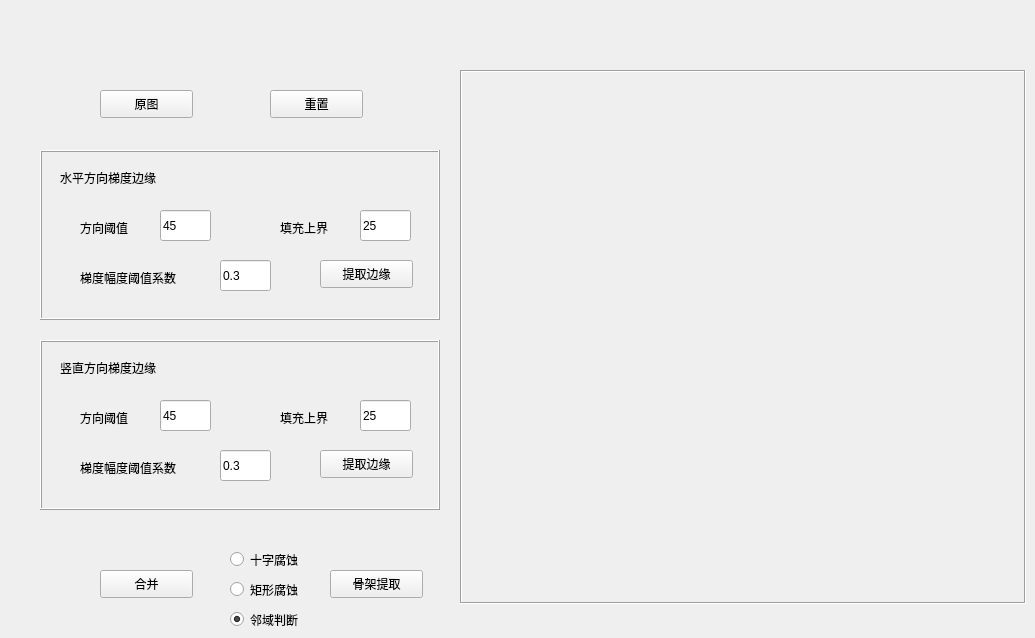
    <widget class="QWidget" name="tab_4">
     <attribute name="title">
      <string>Unit4</string>
     </attribute>
     <widget class="QLabel" name="label_43">
      <property name="geometry">
       <rect>
        <x>460</x>
        <y>70</y>
        <width>566</width>
        <height>534</height>
       </rect>
      </property>
      <property name="frameShape">
       <enum>QFrame::Box</enum>
      </property>
      <property name="frameShadow">
       <enum>QFrame::Sunken</enum>
      </property>
      <property name="text">
       <string/>
      </property>
     </widget>
     <widget class="QPushButton" name="pushButton_25">
      <property name="geometry">
       <rect>
        <x>100</x>
        <y>90</y>
        <width>93</width>
        <height>28</height>
       </rect>
      </property>
      <property name="text">
       <string>原图</string>
      </property>
     </widget>
     <widget class="QPushButton" name="pushButton_28">
      <property name="geometry">
       <rect>
        <x>100</x>
        <y>570</y>
        <width>93</width>
        <height>28</height>
       </rect>
      </property>
      <property name="text">
       <string>合并</string>
      </property>
     </widget>
     <widget class="QPushButton" name="pushButton_29">
      <property name="geometry">
       <rect>
        <x>330</x>
        <y>570</y>
        <width>93</width>
        <height>28</height>
       </rect>
      </property>
      <property name="text">
       <string>骨架提取</string>
      </property>
     </widget>
     <widget class="QFrame" name="frame">
      <property name="geometry">
       <rect>
        <x>40</x>
        <y>150</y>
        <width>400</width>
        <height>170</height>
       </rect>
      </property>
      <property name="frameShape">
       <enum>QFrame::Box</enum>
      </property>
      <property name="frameShadow">
       <enum>QFrame::Raised</enum>
      </property>
      <widget class="QLineEdit" name="lineEdit_32">
       <property name="geometry">
        <rect>
         <x>120</x>
         <y>60</y>
         <width>51</width>
         <height>31</height>
        </rect>
       </property>
       <property name="text">
        <string>45</string>
       </property>
      </widget>
      <widget class="QPushButton" name="pushButton_26">
       <property name="geometry">
        <rect>
         <x>280</x>
         <y>110</y>
         <width>93</width>
         <height>28</height>
        </rect>
       </property>
       <property name="text">
        <string>提取边缘</string>
       </property>
      </widget>
      <widget class="QLabel" name="label_45">
       <property name="geometry">
        <rect>
         <x>40</x>
         <y>120</y>
         <width>131</width>
         <height>16</height>
        </rect>
       </property>
       <property name="text">
        <string>梯度幅度阈值系数</string>
       </property>
      </widget>
      <widget class="QLineEdit" name="lineEdit_30">
       <property name="geometry">
        <rect>
         <x>180</x>
         <y>110</y>
         <width>51</width>
         <height>31</height>
        </rect>
       </property>
       <property name="text">
        <string>0.3</string>
       </property>
      </widget>
      <widget class="QLabel" name="label_44">
       <property name="geometry">
        <rect>
         <x>20</x>
         <y>20</y>
         <width>131</width>
         <height>16</height>
        </rect>
       </property>
       <property name="text">
        <string>水平方向梯度边缘</string>
       </property>
      </widget>
      <widget class="QLabel" name="label_47">
       <property name="geometry">
        <rect>
         <x>40</x>
         <y>70</y>
         <width>71</width>
         <height>16</height>
        </rect>
       </property>
       <property name="text">
        <string>方向阈值</string>
       </property>
      </widget>
      <widget class="QLineEdit" name="lineEdit_36">
       <property name="geometry">
        <rect>
         <x>320</x>
         <y>60</y>
         <width>51</width>
         <height>31</height>
        </rect>
       </property>
       <property name="text">
        <string>25</string>
       </property>
      </widget>
      <widget class="QLabel" name="label_52">
       <property name="geometry">
        <rect>
         <x>240</x>
         <y>70</y>
         <width>61</width>
         <height>16</height>
        </rect>
       </property>
       <property name="text">
        <string>填充上界</string>
       </property>
      </widget>
     </widget>
     <widget class="QFrame" name="frame_2">
      <property name="geometry">
       <rect>
        <x>40</x>
        <y>340</y>
        <width>400</width>
        <height>170</height>
       </rect>
      </property>
      <property name="frameShape">
       <enum>QFrame::Box</enum>
      </property>
      <property name="frameShadow">
       <enum>QFrame::Raised</enum>
      </property>
      <widget class="QLineEdit" name="lineEdit_35">
       <property name="geometry">
        <rect>
         <x>180</x>
         <y>110</y>
         <width>51</width>
         <height>31</height>
        </rect>
       </property>
       <property name="text">
        <string>0.3</string>
       </property>
      </widget>
      <widget class="QLabel" name="label_50">
       <property name="geometry">
        <rect>
         <x>20</x>
         <y>20</y>
         <width>131</width>
         <height>16</height>
        </rect>
       </property>
       <property name="text">
        <string>竖直方向梯度边缘</string>
       </property>
      </widget>
      <widget class="QLabel" name="label_51">
       <property name="geometry">
        <rect>
         <x>40</x>
         <y>70</y>
         <width>71</width>
         <height>16</height>
        </rect>
       </property>
       <property name="text">
        <string>方向阈值</string>
       </property>
      </widget>
      <widget class="QPushButton" name="pushButton_27">
       <property name="geometry">
        <rect>
         <x>280</x>
         <y>110</y>
         <width>93</width>
         <height>28</height>
        </rect>
       </property>
       <property name="text">
        <string>提取边缘</string>
       </property>
      </widget>
      <widget class="QLineEdit" name="lineEdit_33">
       <property name="geometry">
        <rect>
         <x>120</x>
         <y>60</y>
         <width>51</width>
         <height>31</height>
        </rect>
       </property>
       <property name="text">
        <string>45</string>
       </property>
      </widget>
      <widget class="QLabel" name="label_49">
       <property name="geometry">
        <rect>
         <x>40</x>
         <y>120</y>
         <width>131</width>
         <height>16</height>
        </rect>
       </property>
       <property name="text">
        <string>梯度幅度阈值系数</string>
       </property>
      </widget>
      <widget class="QLineEdit" name="lineEdit_37">
       <property name="geometry">
        <rect>
         <x>320</x>
         <y>60</y>
         <width>51</width>
         <height>31</height>
        </rect>
       </property>
       <property name="text">
        <string>25</string>
       </property>
      </widget>
      <widget class="QLabel" name="label_53">
       <property name="geometry">
        <rect>
         <x>240</x>
         <y>70</y>
         <width>61</width>
         <height>16</height>
        </rect>
       </property>
       <property name="text">
        <string>填充上界</string>
       </property>
      </widget>
     </widget>
     <widget class="QPushButton" name="pushButton_30">
      <property name="geometry">
       <rect>
        <x>270</x>
        <y>90</y>
        <width>93</width>
        <height>28</height>
       </rect>
      </property>
      <property name="text">
       <string>重置</string>
      </property>
     </widget>
     <widget class="QRadioButton" name="radioButton_5">
      <property name="geometry">
       <rect>
        <x>230</x>
        <y>550</y>
        <width>115</width>
        <height>19</height>
       </rect>
      </property>
      <property name="text">
       <string>十字腐蚀</string>
      </property>
     </widget>
     <widget class="QRadioButton" name="radioButton_6">
      <property name="geometry">
       <rect>
        <x>230</x>
        <y>580</y>
        <width>115</width>
        <height>19</height>
       </rect>
      </property>
      <property name="text">
       <string>矩形腐蚀</string>
      </property>
     </widget>
     <widget class="QRadioButton" name="radioButton_7">
      <property name="geometry">
       <rect>
        <x>230</x>
        <y>610</y>
        <width>115</width>
        <height>19</height>
       </rect>
      </property>
      <property name="text">
       <string>邻域判断</string>
      </property>
      <property name="checked">
       <bool>true</bool>
      </property>
     </widget>
    </widget>
